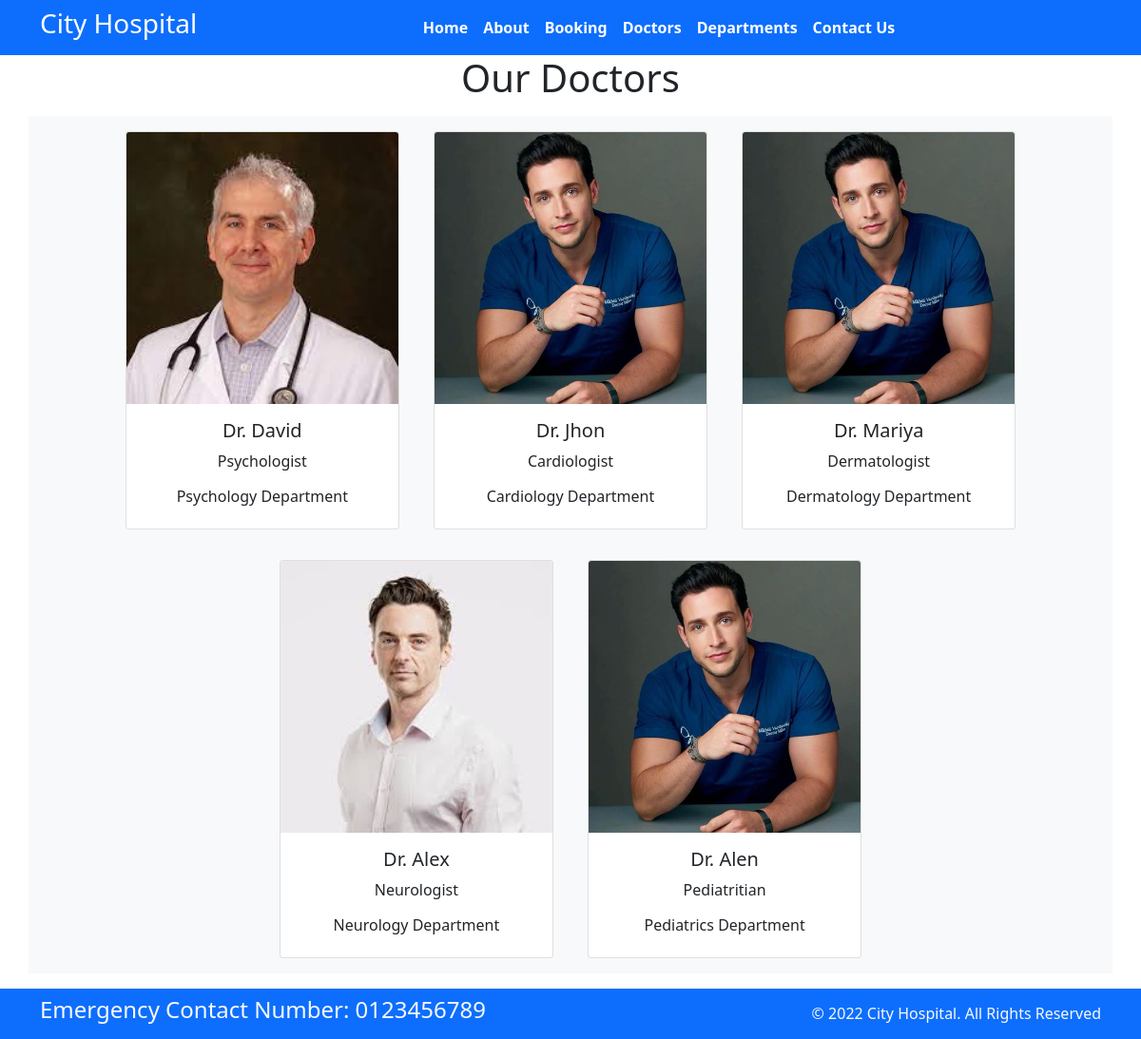
Page /doctors on the committed database.
### home/models.py (models this page shows, shortened)
class Doctors(models.Model):
    doc_name = models.CharField(max_length=255)
    doc_spec = models.CharField(max_length=255)
    dep_name = models.ForeignKey(Departments, on_delete=models.CASCADE)
    doc_image = models.ImageField(upload_to='doctors')

class Departments(models.Model):
    dep_name = models.CharField(max_length=100)
    dep_description = models.TextField()
    def __str__(self):
        return self.dep_name

### home/views.py (the view)
# urls.py: path('doctors', views.doctors, name='doctors'),
def doctors(request):
    dict_docs = {
        'doctors': Doctors.objects.all()
    }
    return render(request, 'doctors.html',dict_docs)

### home/templates/doctors.html (shortened to what this page needs)
{% extends 'base.html' %}
{% load static %}
{% block content %}
<h1 class="text-center">Our Doctors</h1>
<div class="container text-center bg-light my-3"  >
  {% for d in doctors %}
<div class="card text-center mx-3 my-3 " style="width: 18rem; display: inline-block;">
  <img src="{{d.doc_image.url}}" class="card-img-top ">
  <div class="card-body">
    <h5 class="card-title">Dr. {{d.doc_name}}</h5>
    <p class="card-text">{{d.doc_spec}}</p>
    <h6 >{{d.dep_name}} Department</h6>
  </div>
</div>
{% endfor %}
</div>
{% endblock %}

### home/templates/base.html (shortened to what this page needs)
{% load static %}
<!DOCTYPE html>
<html>
<head>
  <link rel="stylesheet" href=" https://cdn.jsdelivr.net/npm/bootstrap@5.1.3/dist/css/bootstrap.min.css ">
  <link rel="stylesheet" href="https://use.fontawesome.com/releases/v5.2.0/css/all.css">
  <link rel="stylesheet" href="{% static 'css/style.css' %}">
</head>
<body>
  <nav class="navbar bg-primary navbar-expand-md ">
    <div class="container">
      <div class="col-2 text-left pl-md-0">
        <h3 class="text-white"> City Hospital </h3>
      </div>
      <div class="collapse navbar-collapse justify-content-center col-md-8 navbar-collapse-3">
        <ul class="navbar-nav justify-content-center  fw-bold">
          <li class="nav-item active">
            <a class="nav-link text-white" href="{% url 'home' %}">Home </a>
          </li>
          <li class="nav-item">
            <a class="nav-link text-white" href="{% url 'about' %}">About</a>
          </li>
          <li class="nav-item">
            <a class="nav-link text-white" href="{% url 'booking' %}">Booking</a>
          </li>
          <li class="nav-item">
            <a class="nav-link text-white" href="{% url 'doctors' %}">Doctors</a>
          </li>
          <li class="nav-item">
            <a class="nav-link text-white" href="{% url 'department' %}">Departments</a>
          </li>
          <li class="nav-item">
            <a class="nav-link text-white" href="{% url 'contact' %}">Contact Us</a>
          </li>
        </ul>
      </div>
    </div>
  </nav>
  {% block content %}{% endblock %}
  <section class="">
    <footer class="pt-2 pb-2  bg-primary text-light">
      <div class="container">
        <div class="row align-items-center">
          <div class="col-12 col-md-8">
            <h4>Emergency Contact Number: 0123456789</h4>
          </div>
          <div class="col-12 col-md-4 mt-4 mt-md-0 text-center text-md-end">
            © 2022 City Hospital. All Rights Reserved
          </div>
        </div>
      </div>
    </footer>
  </section>
</body>
</html>

### rows in the picture
Doctors: doc_image (picture), doc_name "David", doc_spec "Psychologist", dep_name "Psychology"
Doctors: doc_image (picture), doc_name "Jhon", doc_spec "Cardiologist", dep_name "Cardiology"
Doctors: doc_image (picture), doc_name "Mariya", doc_spec "Dermatologist", dep_name "Dermatology"
Doctors: doc_image (picture), doc_name "Alex", doc_spec "Neurologist", dep_name "Neurology"
Doctors: doc_image (picture), doc_name "Alen", doc_spec "Pediatritian", dep_name "Pediatrics"
